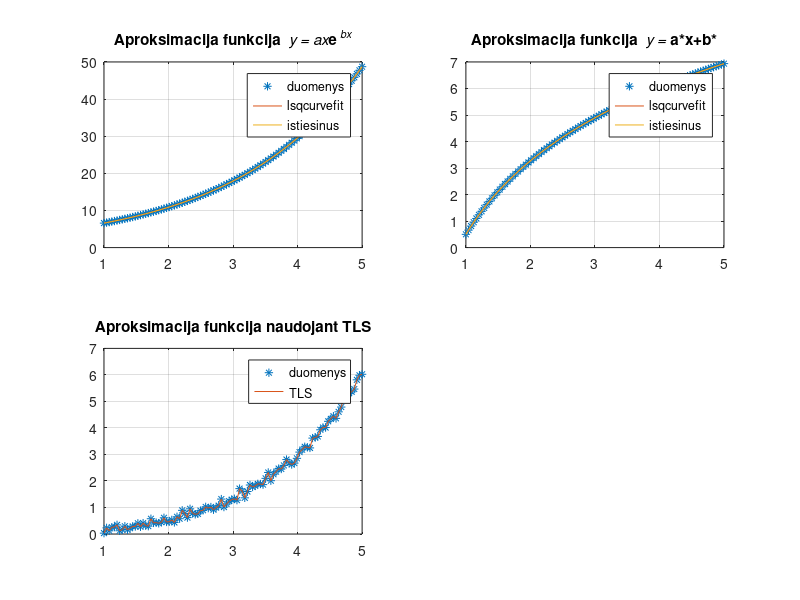

Write the MATLAB code that produced this figure.
%Matematinio modeliavimo technologijos. LD2 Dainius Varna EKSfm20 20200033
%2 Dalis
%Nr.1 y = a*x*(e^(bx)) ; 'istiesinta funkcija' y'=a'x+b' ; pakeitimas
%y'=ln(y/x), a=e^b', b=a'
%duomenu failas data2.mat
function LD_Antras_antra()
close all;
clc;
%data2.mat duomenys:
yd2 = [0.0323064003719004 0.231348047553774 0.121322571150384 0.257228407554052 0.259299860639396 0.344122540104969 0.121794277221822 0.166236450167924 0.292890761402347 0.157926674919028 0.216361712214747 0.288911308729504 0.282933987298767 0.403248733361967 0.272092901548121 0.409378184530305 0.315305462730464 0.295440257560431 0.575755185740552 0.418293378543285 0.430347528433920 0.403804415892895 0.445010203391100 0.611424322179399 0.455278964702241 0.459386191296984 0.530964948046310 0.435973945122411 0.649907608155333 0.576623536826968 0.892451831766217 0.776308894043234 0.618649005539376 0.949797361638746 0.779914958895666 0.742945250540432 0.761958188217124 0.881623636359153 0.893510835103563 1.02282626308904 0.975707715314429 1.01676631931371 0.915329390636685 0.994584079923118 1.06927026510411 1.31702676831184 1.01634010012880 1.13115467714731 1.23709466041136 1.29643380499495 1.33057002285573 1.27711780848243 1.71144329323348 1.61419794840596 1.36375840650238 1.60232949161230 1.84777783361976 1.77389484907317 1.81494032849274 1.89134371343091 1.88525280210668 1.86231379712229 2.09893495570363 2.32069350152099 2.00987483225021 2.25307181623569 2.35165255302776 2.46644109464859 2.45148431222523 2.58667248318290 2.80704765114765 2.69121893591594 2.62045117334415 2.67311636906179 2.85379295908643 3.08853424060475 3.18091246791208 3.28963889391109 3.26982607485719 3.24655790420656 3.61635245895249 3.64007914581112 3.67856918538396 3.93039621853483 4.01744729980357 4.01453015246790 4.24947235681183 4.34332998694981 4.44312851929957 4.36068431520984 4.60714963012858 4.78722910959019 5.10096386819180 5.14413074429537 5.30459256412172 5.36190784977724 5.46625122425692 5.81482080739339 5.98647261952859 6.02412740028718];
x = [1 1.04040404040404 1.08080808080808 1.12121212121212 1.16161616161616 1.20202020202020 1.24242424242424 1.28282828282828 1.32323232323232 1.36363636363636 1.40404040404040 1.44444444444444 1.48484848484848 1.52525252525253 1.56565656565657 1.60606060606061 1.64646464646465 1.68686868686869 1.72727272727273 1.76767676767677 1.80808080808081 1.84848484848485 1.88888888888889 1.92929292929293 1.96969696969697 2.01010101010101 2.05050505050505 2.09090909090909 2.13131313131313 2.17171717171717 2.21212121212121 2.25252525252525 2.29292929292929 2.33333333333333 2.37373737373737 2.41414141414141 2.45454545454545 2.49494949494950 2.53535353535354 2.57575757575758 2.61616161616162 2.65656565656566 2.69696969696970 2.73737373737374 2.77777777777778 2.81818181818182 2.85858585858586 2.89898989898990 2.93939393939394 2.97979797979798 3.02020202020202 3.06060606060606 3.10101010101010 3.14141414141414 3.18181818181818 3.22222222222222 3.26262626262626 3.30303030303030 3.34343434343434 3.38383838383838 3.42424242424242 3.46464646464646 3.50505050505051 3.54545454545455 3.58585858585859 3.62626262626263 3.66666666666667 3.70707070707071 3.74747474747475 3.78787878787879 3.82828282828283 3.86868686868687 3.90909090909091 3.94949494949495 3.98989898989899 4.03030303030303 4.07070707070707 4.11111111111111 4.15151515151515 4.19191919191919 4.23232323232323 4.27272727272727 4.31313131313131 4.35353535353535 4.39393939393939 4.43434343434343 4.47474747474748 4.51515151515152 4.55555555555556 4.59595959595960 4.63636363636364 4.67676767676768 4.71717171717172 4.75757575757576 4.79797979797980 4.83838383838384 4.87878787878788 4.91919191919192 4.95959595959596 5];
%
tls = x\yd2;
yd3= x*tls;
aa=[4;0.5];
y1=myfun1(aa,x); 
a1 = lsqcurvefit(@myfun1,[0;0],x,y1)%randam parametrus tiesiogiai

A=[ones(size(x))' x'];
aa1=A\log(y1)'; %randam parametrus istiesinus lygti...
aa1(1)=exp(aa1(1))
fprintf('%f \n',aa1);

%y2=myfun2(aa,x)+randn(size(x));
y2=myfun2(aa,x);
a2 = lsqcurvefit(@myfun2,[0;0],x,y2)%randam parametrus tiesiogiai
A=[log(x)' ones(size(x))'];%randam parametrus sprendziant TLS...
aa2=A\y2' %randam parametrus istiesinus lygti...

subplot(221);
plot(x,y1,'*',x,myfun1(a1,x),x,myfun1(aa1,x));grid
legend('duomenys','lsqcurvefit','istiesinus');
title('Aproksimacija funkcija {\it y = ax}e^{{\it bx}}');

subplot(222);
plot(x,y2,'*',x,myfun2(a2,x),x,myfun2(aa2,x));grid
legend('duomenys','lsqcurvefit','istiesinus');
title('Aproksimacija funkcija {\it y = }a*x+b*');

subplot(223);
plot(x,yd2,'*',x,yd3);grid
legend('duomenys','TLS');
title('Aproksimacija funkcija naudojant TLS');




function y = myfun1(a,x)
y = a(1)*exp(a(2)*x);

function y = myfun2(a,x)
y = a(1)'*log(x)+a(2)';

